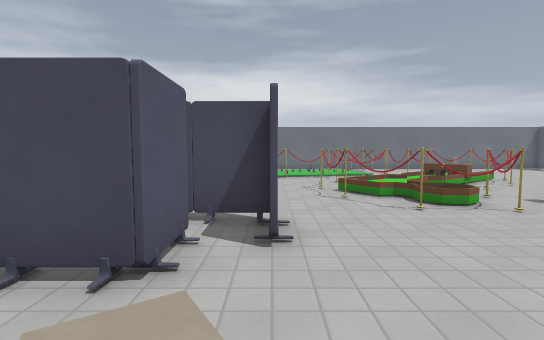
View 1 (above)

19 first-person views from a walk through a 3-D level made in the Godot game engine. The camera is 1.3 m above the floor, tilts 4° down and sees 85° across. The floor is counted in squares, 1 m on a side. Each view is taken from the middle of a square. On the plan, view 1 faces up. The plan holds only what a view shows up to about 14 squares ahead; the rest is blank. The place goes on beyond the plan. Surface patterns are stand-ins for the level's own textures.

View 2
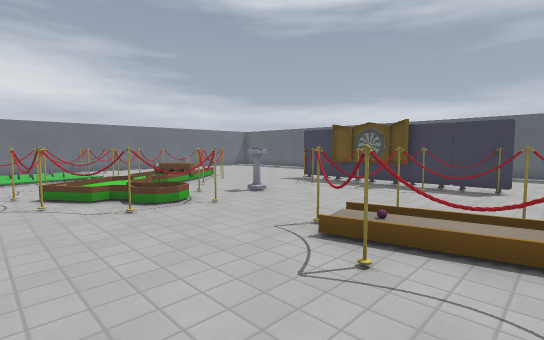

View 3
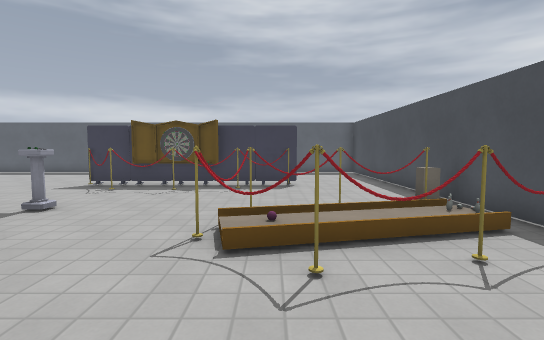

View 4
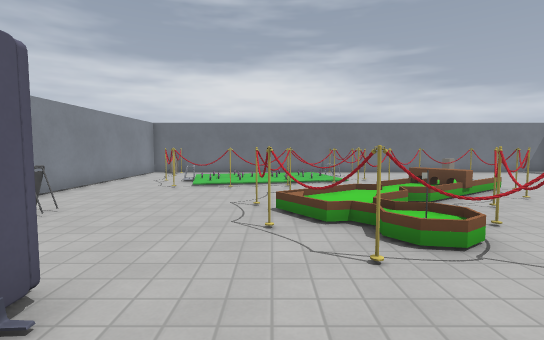

View 5
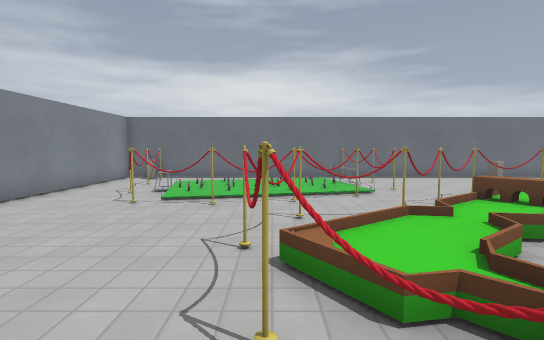

View 6
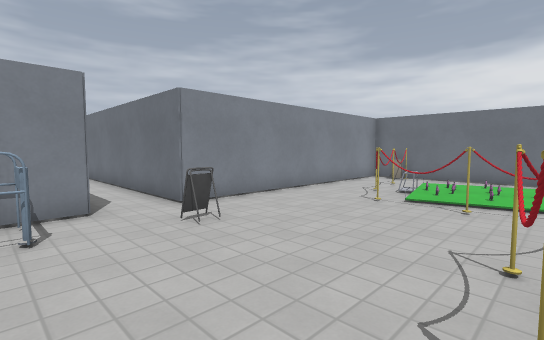

View 7
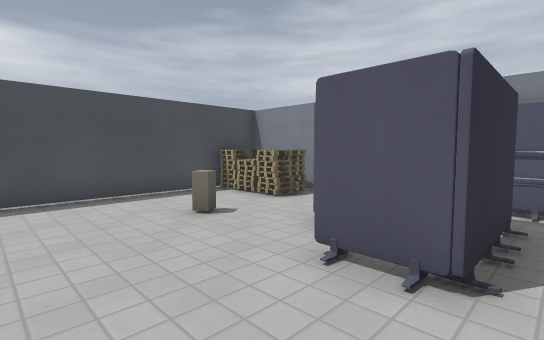

View 8
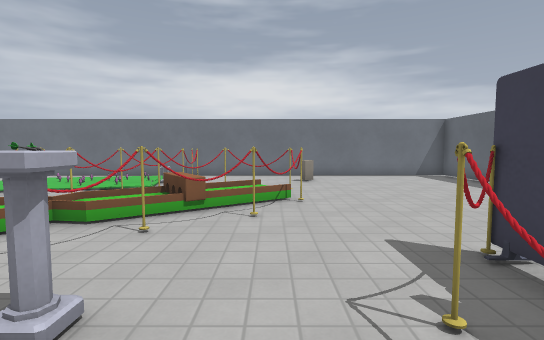

View 9
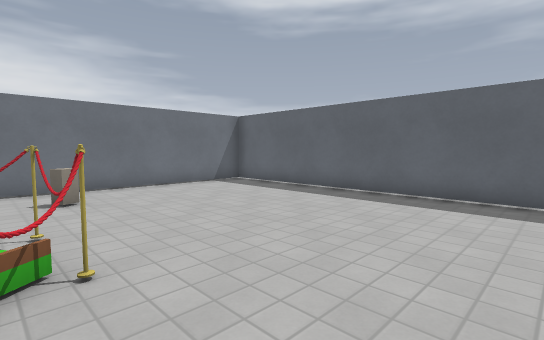

View 10
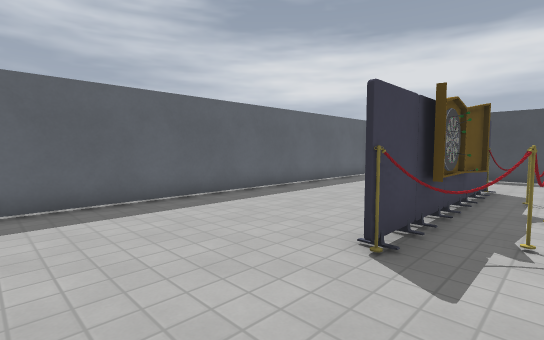

View 11
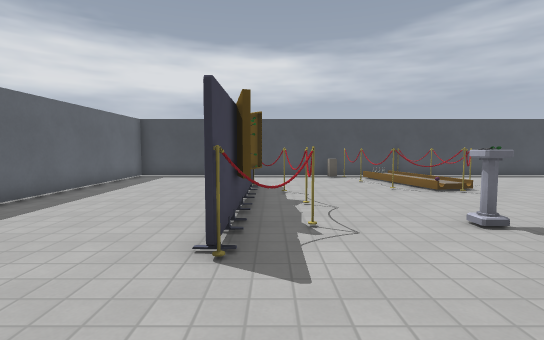

View 12
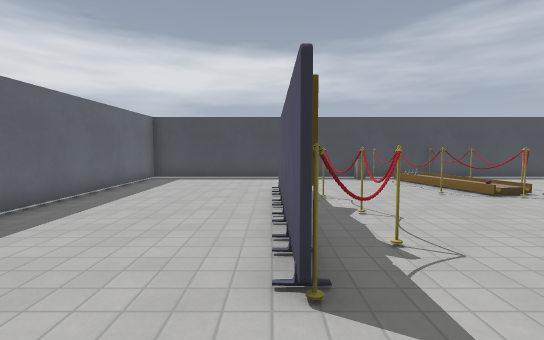

View 13
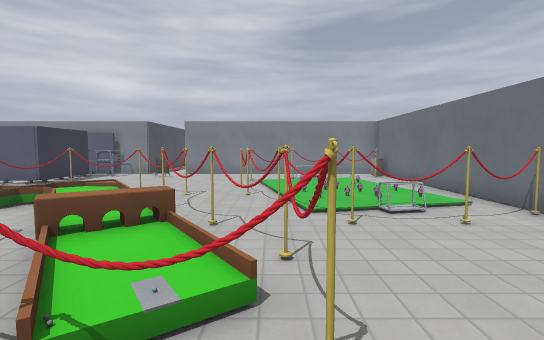

View 14
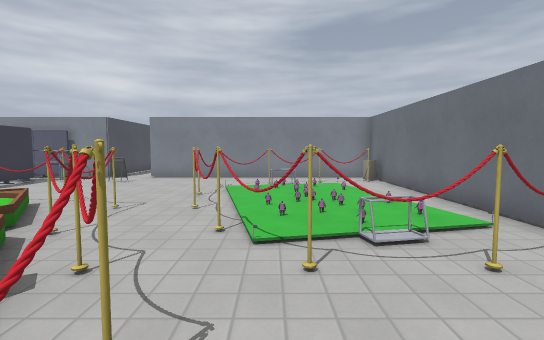

View 15
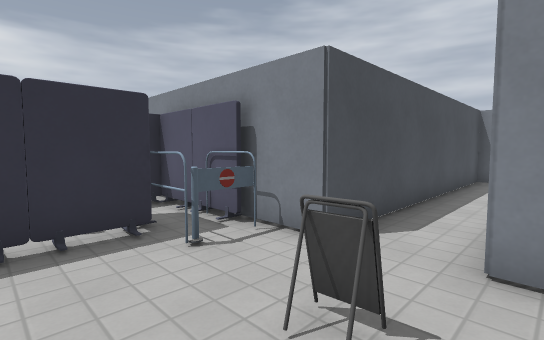

View 16
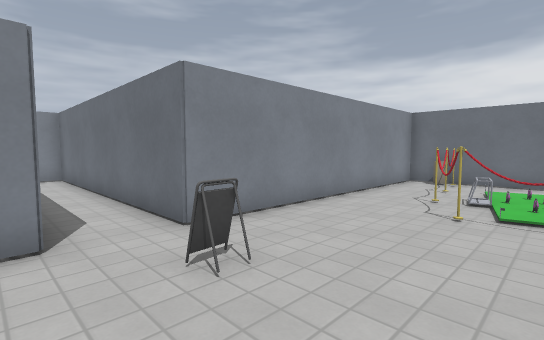

View 17
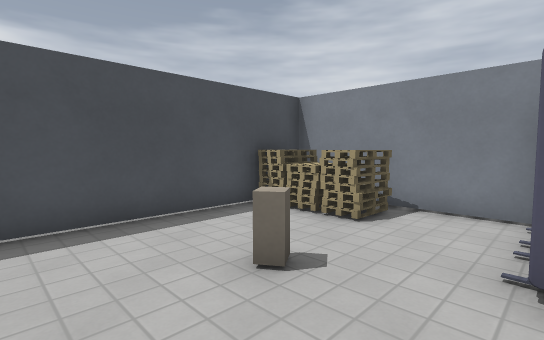

View 18
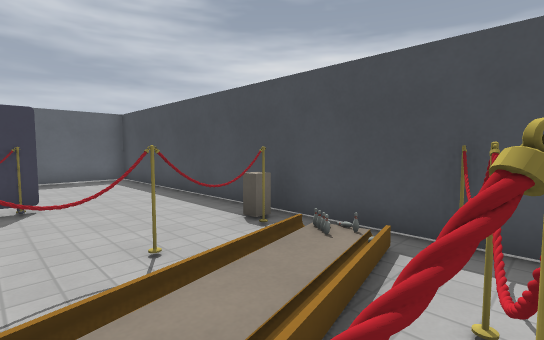

View 19
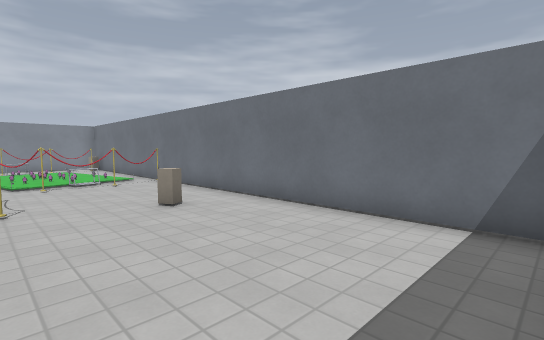

### Floor plan
Key: @ floor where view 1 was taken; # wall or solid block; . main floor; : floor 0.25 m higher than the main floor; + floor 0.5 m higher than the main floor; D closed door; = window, fence, low wall or low ledge; P pole; B block; A pallet; O other object.
Columns run from 15 left of view 1 to 18 right of it. Each row starts with its distance up from view 1.
 20           #####   ################
 19           #.B  ###  P............#
 18           #.O....................#
 17           #.........=P...B.......#
 16           #..O...:...P...........#
 15           #..O......P............#
 14           #..P....PP..PPP........#
 13           #...PPPP...P#::P.......#
 12           #........PP+=:P........#
 11           #......P..::=.P........#
 10 ###########......P.::.PP.........#
  9 #...........O....P::.P...........#
  8 #................P.:.P....PO.....#
  7 ###########.......POP.O...DO.....#
  6           ###......PP....PDO.....#
  5            OOOOO.........P.O.....#
  4            OO.OO..........DO.....#
  3           #OOOO.....PP....PO.....#
  2           #.........::P...PO.....#
  1           #....B...P::P....P.....#
  0           #AA..@...P.:.P.........#
 -1           #AA.......P:.B.........#
 -2           #AA.......P# P.........#
 -3           ########################

Positions as (right, up) in squares from view 1, and headings:
1: (0, 0), facing up
2: (1, 0), facing up-right
3: (1, 2), facing right
4: (2, 3), facing up
5: (2, 6), facing up
6: (2, 6), facing up-left
7: (3, 6), facing down-left
8: (9, 5), facing up
9: (9, 9), facing up-right
10: (10, 12), facing down-right
11: (11, 12), facing down
12: (12, 11), facing down
13: (11, 14), facing left
14: (9, 15), facing left
15: (-1, 10), facing down-left
16: (0, 7), facing up-left
17: (2, 3), facing down-left
18: (4, 2), facing down-right
19: (17, 14), facing up-left
